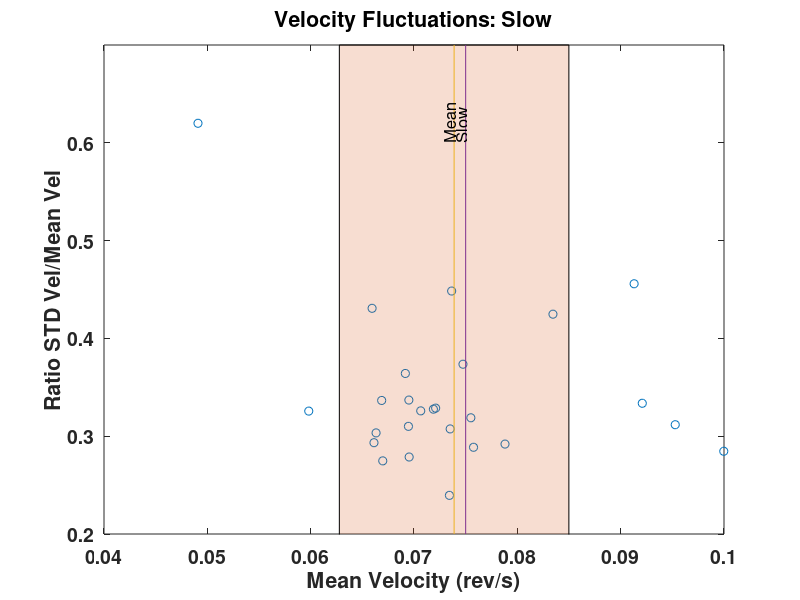

This chart was generated by the following MATLAB code: (Note: this script raises an error after producing the figure.)
%Plots ONLY Slow trial data vs Mean velocity

clear all

load SubjectData.mat


% Values determined from Subject Sheet 
S1 = [5 6];
S2 = [18 19 20 21];
S3 = [7 8];
S4 = [6 7];
S5 = [11 12];
S6 = [11 12];
S7 = [7 8 9 10];
S8 = [7 8];
S9 = [7 8 9 10];
S10 = [13 14 15 16];


MVel = [Data(1).MeanVel(S1)';Data(2).MeanVel(S2)';Data(3).MeanVel(S3)';Data(4).MeanVel(S4)';Data(5).MeanVel(S5)';Data(6).MeanVel(S6)';Data(7).MeanVel(S7)';Data(8).MeanVel(S8)';Data(9).MeanVel(S9)';Data(10).MeanVel(S10)'];
SVel = [Data(1).StdVel(S1)';Data(2).StdVel(S2)';Data(3).StdVel(S3)';Data(4).StdVel(S4)';Data(5).StdVel(S5)';Data(6).StdVel(S6)';Data(7).StdVel(S7)';Data(8).StdVel(S8)';Data(9).StdVel(S9)';Data(10).StdVel(S10)'];

% MVel = [Data(1).MeanVel';Data(2).MeanVel';Data(3).MeanVel';Data(4).MeanVel';Data(5).MeanVel';Data(6).MeanVel';Data(7).MeanVel';Data(8).MeanVel';Data(9).MeanVel';Data(10).MeanVel'];
% SVel = [Data(1).StdVel';Data(2).StdVel';Data(3).StdVel';Data(4).StdVel';Data(5).StdVel';Data(6).StdVel';Data(7).StdVel';Data(8).StdVel';Data(9).StdVel';Data(10).StdVel'];


%%%%%%%%%%%%%%%%%
Ratio = SVel./MVel; %CV

[K,I]=sort(MVel);
L = Ratio(I);
% Lslow =SVel(I);



a=find(K==1);
b=find(K==-1);
K(a)=[];
K(b)=[];
L(a)=[];
L(b)=[];


Lslow=Ratio;

% Saved for use in CVDirSpeed.m
save('slow.mat','Lslow')


% plot(K/(2*pi*.1),L/(2*pi*.1),'o');
plot(K/(2*pi*.1),L,'o');

xlabel('Mean Velocity (rev/s)')
ylabel('Ratio STD Vel/Mean Vel')
title('Velocity Fluctuations: Slow')
% legend(['y = ' num2str(round(p2(1),2)) 'x + ' num2str(round(p2(2),2))])
set(gca, 'FontSize', 14, 'FontWeight', 'bold');

hold on 
M = mean(K/(2*pi*.1));
ss = std(K/(2*pi*.1));
ha = area([mean(K/(2*pi*.1))-ss mean(K/(2*pi*.1))+ss], [0.7 0.7],'FaceAlpha',0.2);
axis([0.04 .1 0.2 0.7])

y1=get(gca,'ylim')


hold on
plot([mean(K/(2*pi*.1)) mean(K/(2*pi*.1))],y1)
text(mean(K/(2*pi*.1))-0.0005,0.6,'Mean','Rotation',90,'FontSize',12)
hold on
plot([0.075 0.075],y1)
text(0.075-0.0005,0.6,'Slow','Rotation',90,'FontSize',12)


% refline(0,mean(L/(2*pi*.1)))
refline(0,mean(L))

CVSlow = mean(L);
CVSlowS = std(L);